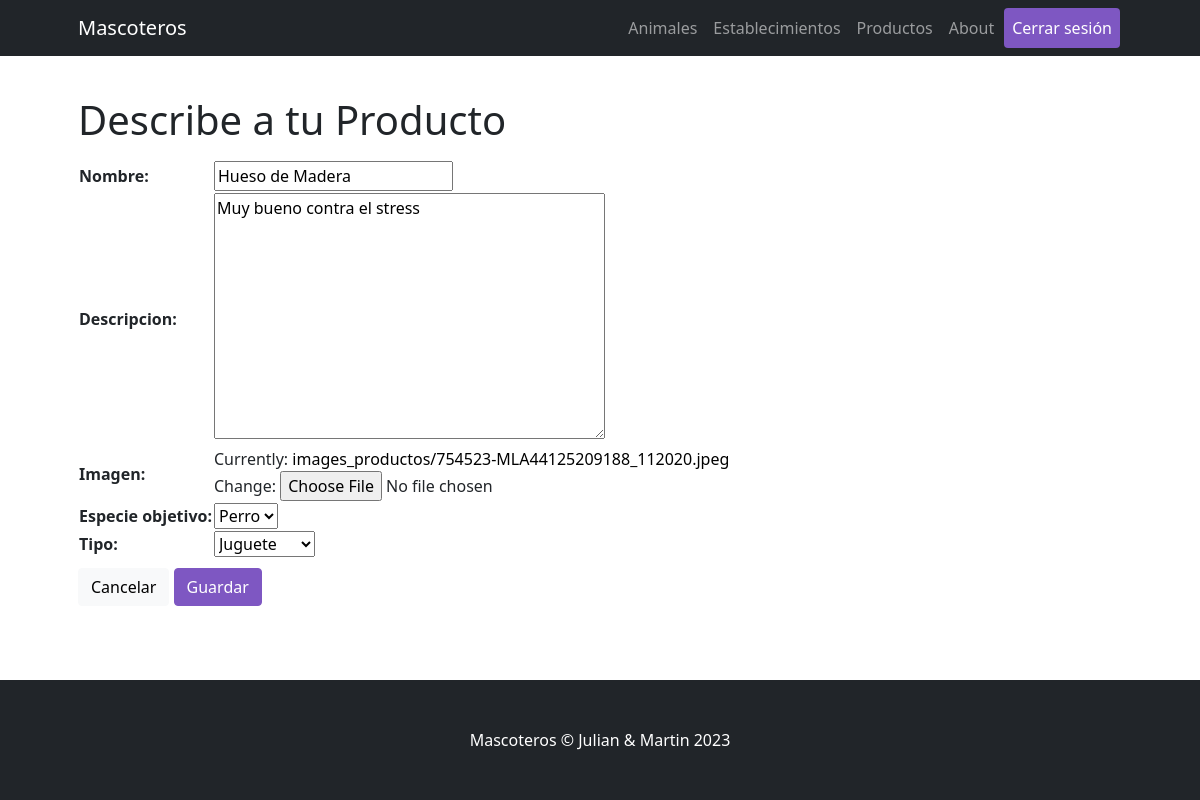
Screenshot of /Mascoteros/producto/editar/1 (signed in) with the database file from the repository.
### Mascoteros/models.py (models this page shows)
class Producto (models.Model):
    nombre           = models.CharField(max_length=64)
    descripcion      = models.CharField(max_length=500)
    imagen           = models.ImageField(upload_to='images_productos')
    especie_objetivo = models.CharField(max_length=255)
    tipo             = models.CharField(max_length=32)

### Mascoteros/views.py (the view)
# urls.py: path("producto/editar/<int:pk>", ActualizarProducto.as_view(), name="ProductosEditar"),
class ActualizarProducto(LoginRequiredMixin, UpdateView):
    model = Producto
    form_class = ProductoFormulario
    success_url = "/Mascoteros/producto/list"
    template_name = "Mascoteros/producto/producto_form.html"

### Mascoteros/forms.py
class ProductoFormulario(forms.ModelForm):
    class Meta:
        model = Producto
        fields = ("nombre", "descripcion", "imagen", "especie_objetivo", "tipo")
        widgets = {
            'especie_objetivo': forms.Select(choices=opciones_especie),
            'descripcion': forms.Textarea,
            'tipo': forms.Select(choices=opciones_tipo_producto)
        }

### Mascoteros/templates/Mascoteros/producto/producto_form.html (shortened to what this page needs)
{% extends "Mascoteros/parent.html" %}
{% load static %}
{% block contenidoDinamico %}
<h1 class="card-title">Describe a tu Producto</h1>
<form action="" enctype="multipart/form-data" method="POST"> {% csrf_token %}
    <div class="d-flex">
        <table>
            {{form.as_table}}
        </table>
    </div>
    <a href="{% url 'ProductosLista' %}" class="btn btn btn-light" role="button" aria-pressed="true">Cancelar</a>
    <button type="submit" class="btn btn-dark">Guardar</button>
</form>
{% endblock %}

### rows the page displays
Producto: nombre "Hueso de Madera", descripcion "Muy bueno contra el stress", especie_objetivo "Perro", tipo "Juguete"
